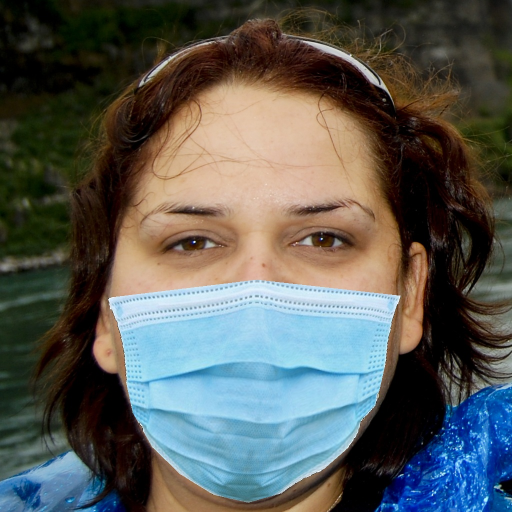
#> input picture notebook/pictures/1.jpg, 1024 x 1024 px (shown at 1/2 size)
$ python -i processing.py   (imports and definitions only)
#> lines starting #> are read from the running program, lines starting #| are printed output that depends on the picture
#> further down, picture is the input picture: shape (1024, 1024, 3); mean B, G, R 87.1, 91.1, 88.6
import numpy as np
import cv2
from PIL import Image

def resize(img):
    img = np.array(img)
    if img.shape[0] != 72 :
        resized_img = cv2.resize(img,(72,72))
        return (resized_img)
    else: return img


def rev(img):
    img = np.array(img)
    img_cropped = img[:, 20:140, :]
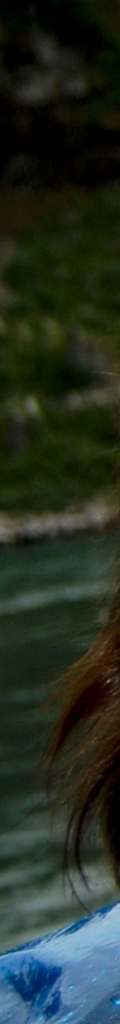
#> img_cropped: shape (1024, 120, 3); mean B, G, R 35.2, 46.7, 36.6
    img = cv2.resize(img_cropped,(72,72))
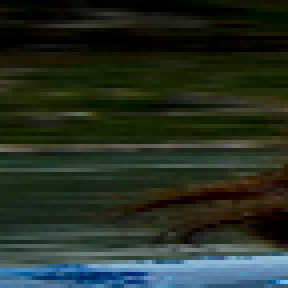
#> img: shape (72, 72, 3) (shown 4 times larger); mean B, G, R 35.1, 46.7, 36.5
    cv2_im = cv2.cvtColor(img, cv2.COLOR_BGR2RGB)
    return cv2_im

>>> import cv2
>>> picture = cv2.imread('pictures/1.jpg')
>>> result = rev(picture)

$ run again, on notebook/pictures/2.jpg
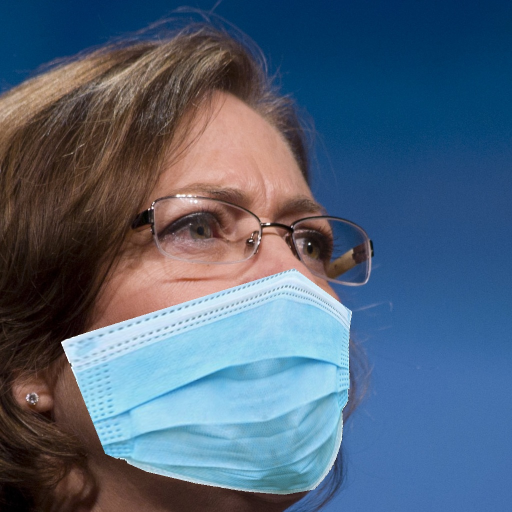
#> input picture notebook/pictures/2.jpg, 1024 x 1024 px (shown at 1/2 size)
#> picture is the input picture: shape (1024, 1024, 3); mean B, G, R 121.6, 99.5, 80.4
#> in rev, `img_cropped = img[:, 20:140, :]`:
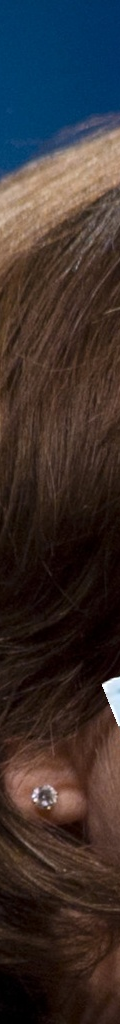
#> img_cropped: shape (1024, 120, 3); mean B, G, R 46.7, 48.4, 57.8
#> in rev, `img = cv2.resize(img_cropped,(72,72))`:
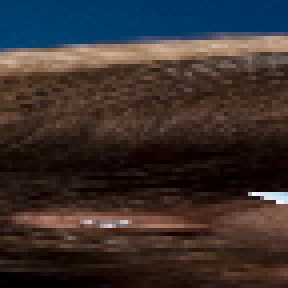
#> img: shape (72, 72, 3) (shown 4 times larger); mean B, G, R 46.7, 48.4, 57.7

$ run again, on notebook/pictures/3.jpg
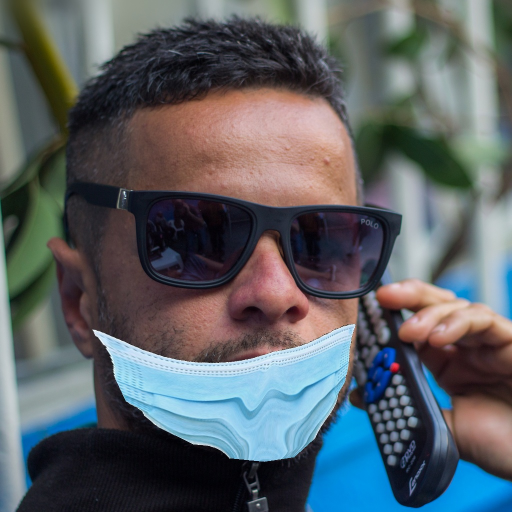
#> input picture notebook/pictures/3.jpg, 1024 x 1024 px (shown at 1/2 size)
#> picture is the input picture: shape (1024, 1024, 3); mean B, G, R 101.2, 96.7, 90.4
#> in rev, `img_cropped = img[:, 20:140, :]`:
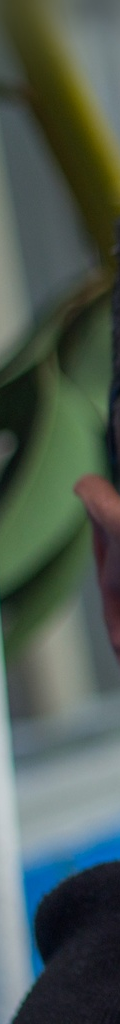
#> img_cropped: shape (1024, 120, 3); mean B, G, R 80.9, 89.6, 76.7
#> in rev, `img = cv2.resize(img_cropped,(72,72))`:
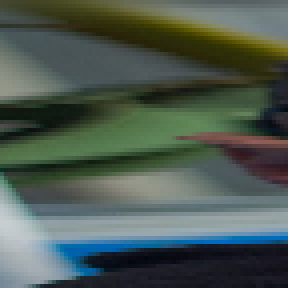
#> img: shape (72, 72, 3) (shown 4 times larger); mean B, G, R 80.8, 89.5, 76.6

$ run again, on notebook/pictures/4.jpg
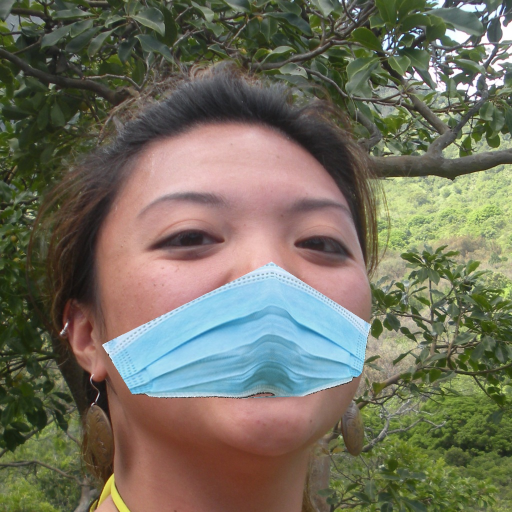
#> input picture notebook/pictures/4.jpg, 1024 x 1024 px (shown at 1/2 size)
#> picture is the input picture: shape (1024, 1024, 3); mean B, G, R 94.4, 111.2, 114
#> in rev, `img_cropped = img[:, 20:140, :]`:
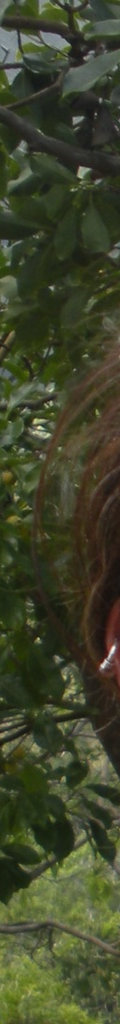
#> img_cropped: shape (1024, 120, 3); mean B, G, R 42.9, 68.4, 63.5
#> in rev, `img = cv2.resize(img_cropped,(72,72))`:
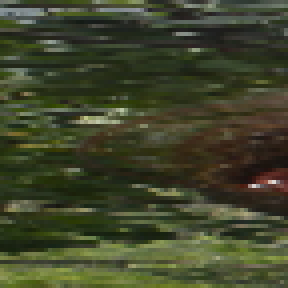
#> img: shape (72, 72, 3) (shown 4 times larger); mean B, G, R 42.5, 68, 63.2
